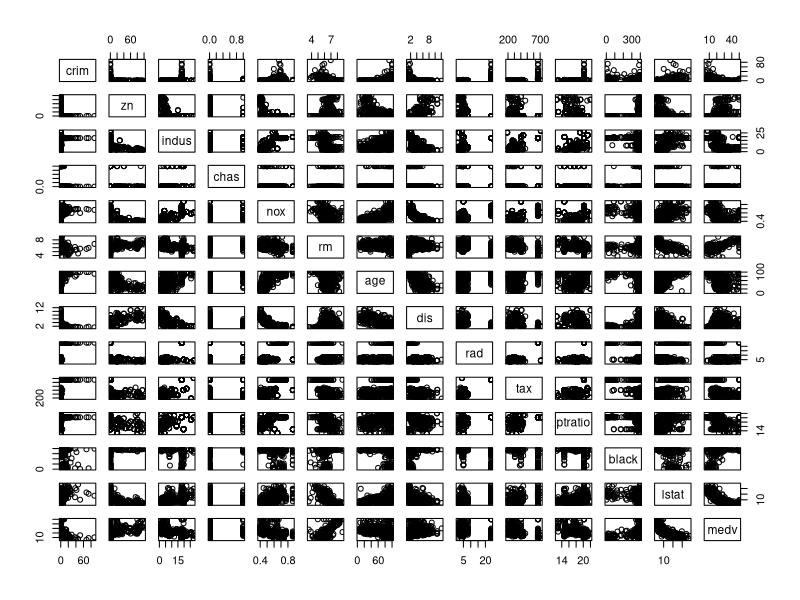
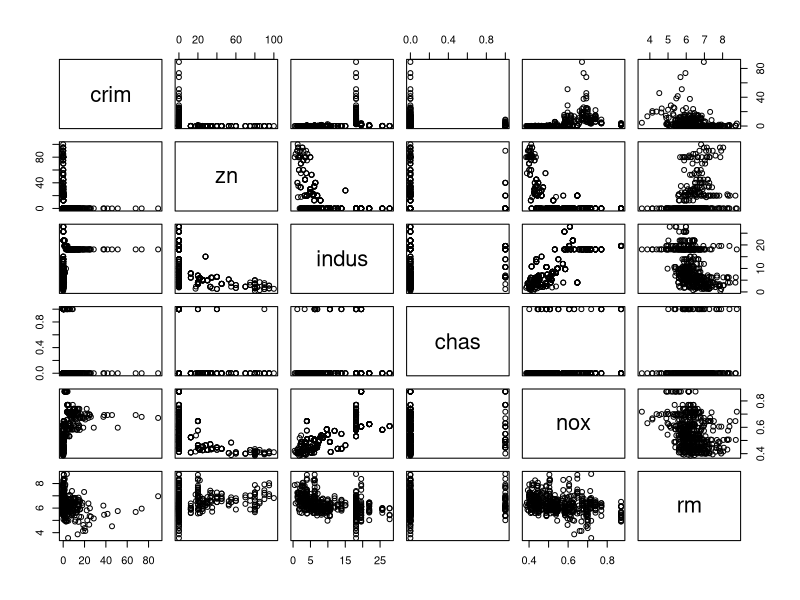
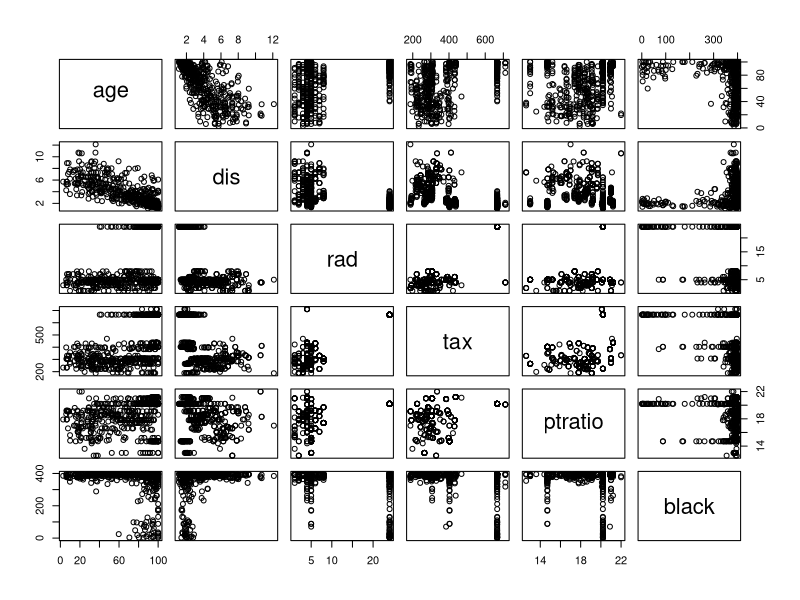
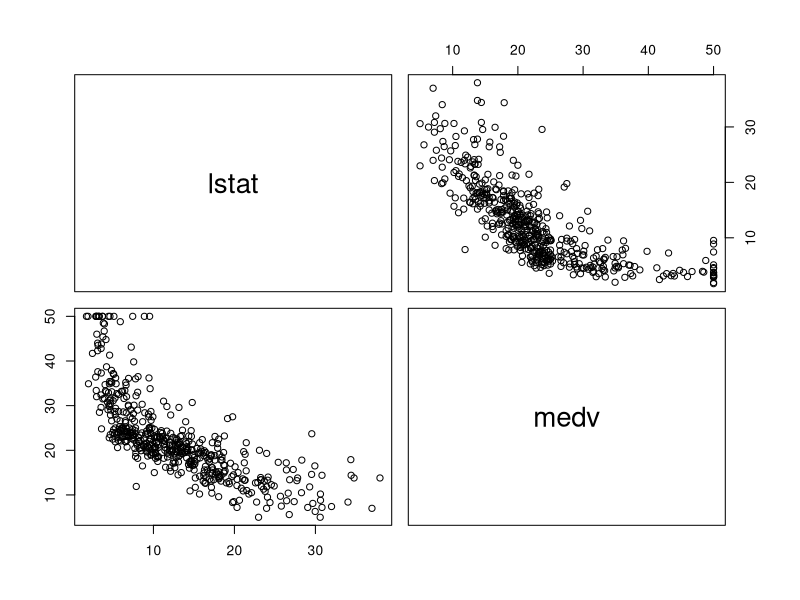
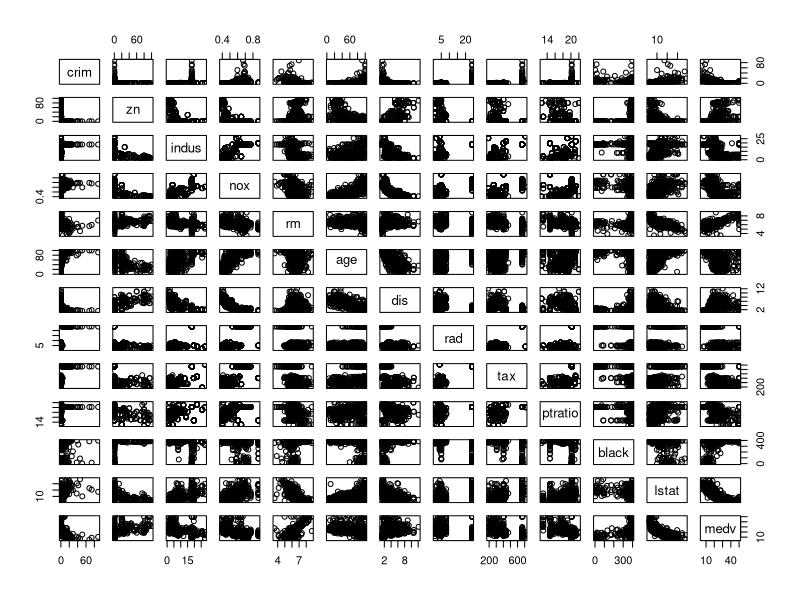

Generate these figures, in order, with R:
library(MASS)
data(Boston)
Boston
?Boston
pairs(Boston)
pairs(Boston[, 1:6])  # First six predictors
pairs(Boston[, 7:12]) # Next six predictors
pairs(Boston[, 13:14]) # Last two predictors


pairs(Boston[, c("crim", "zn", "indus", "nox", "rm", "age", "dis", "rad", "tax", "ptratio", "black", "lstat", "medv")])

cor(Boston)
apply(Boston, 2, range)

high_crime <- Boston[Boston$crim > quantile(Boston$crim, 0.95), ]
high_tax <- Boston[Boston$tax > quantile(Boston$tax, 0.95), ]
high_ptratio <- Boston[Boston$ptratio > quantile(Boston$ptratio, 0.95), ]
summary(high_crime)
summary(high_tax)
summary(high_ptratio)
charles_river <- sum(Boston$chas == 1)

charles_river

